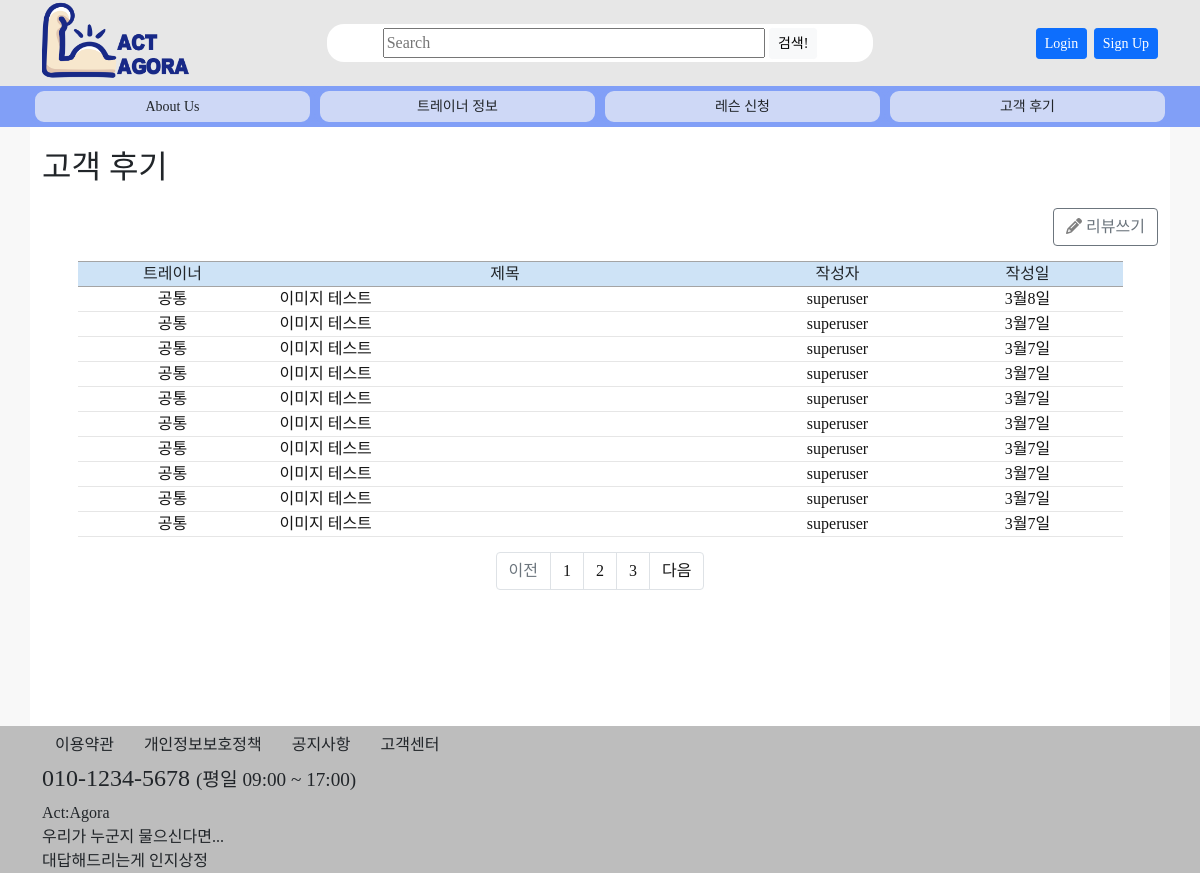
/review/, run on the app's committed database.
### review/models.py (models this page shows, shortened)
class Review(models.Model):
    writer = models.ForeignKey(settings.AUTH_USER_MODEL, null=True, blank=True, on_delete=models.SET_NULL, verbose_name='작성자')
    trainer = models.ForeignKey(Trainer, null=True, blank=True, on_delete=models.SET_NULL, verbose_name='트레이너')
    date = models.DateTimeField(auto_now_add=True, blank=False, verbose_name='작성일')
    genretext = models.CharField(max_length=200, null=True, blank=True)
    genre = models.ManyToManyField(Genre, blank=True, verbose_name='장르')
    tagtext = models.CharField(max_length=200, null=True, blank=True)
    hashtag = models.ManyToManyField(Hashtag, blank=True)
    title = models.CharField(max_length=100, null=True)
    content = models.TextField(null=True, blank=True)
    def get_absolute_url(self):
        return reverse('review:review-detail', args=[str(self.id)])
    class Meta:
        db_table = '리뷰'
        verbose_name = '리뷰'
        verbose_name_plural = '리뷰'

### accounts/models.py (models this page shows)
class User(AbstractBaseUser, PermissionsMixin):
    objects = UserManager()
    user_id = models.CharField(max_length=17, verbose_name="아이디", unique=True)
    password = models.CharField(max_length=256, verbose_name="비밀번호")
    email = models.EmailField(max_length=128, verbose_name="이메일", null=True, unique=True)
    hp = models.IntegerField(verbose_name="핸드폰번호", null=True, unique=True)
    name = models.CharField(max_length=8, verbose_name="이름", null=True)
    level = models.CharField(choices=LEVEL_CHOICES, max_length=18, verbose_name="등급", default=3)
    auth = models.CharField(max_length=10, verbose_name="인증번호", null=True)
    date_joined = models.DateTimeField(auto_now_add=True, verbose_name='가입일', null=True, blank=True)
    is_active = models.BooleanField(default=True)
    is_admin = models.BooleanField(default=False)
    is_staff = models.BooleanField(default=False)
    is_superuser = models.BooleanField(default=False)
    USERNAME_FIELD = 'user_id'
    REQUIRED_FIELDS = ['email']
    def __str__(self):
        return self.user_id
    class Meta:
        db_table = "회원목록"
        verbose_name = "사용자"
        verbose_name_plural = "사용자"

### review/views.py (the view)
# urls.py: path('review/', views.ReviewListView.as_view(), name='reviews'),
class ReviewListView(generic.ListView):
    model = Review
    paginate_by = 10
    template_name = 'review/review_list.html'
    context_object_name = 'review_list'
    def get_queryset(self):
        trainer_list = Review.objects.order_by('-id')
        self.request.session['trainer_id'] = None
        return trainer_list
    def get_context_data(self, **kwargs):
        context = super().get_context_data(**kwargs)
        paginator = context['paginator']
        page_numbers_range = 5
        max_index = len(paginator.page_range)
        page = self.request.GET.get('page')
        current_page = int(page) if page else 1
        start_index = int((current_page - 1) / page_numbers_range) * page_numbers_range
        end_index = start_index + page_numbers_range
        if end_index >= max_index:
            end_index = max_index
        page_range = paginator.page_range[start_index:end_index]
        context['page_range'] = page_range
        return context

### templates/review/review_list.html (shortened to what this page needs)
{% extends 'base.html' %}
{% block contents %}
{% if b %}
<h1>검색 결과</h1>
{% else %}
<h1>고객 후기</h1>
{% endif %}
{% if b %}
<p></p>
{% else %}
<div style="text-align: right">
    <a href="{% url 'review:review-new' %}"><button class="btn btn-outline-secondary"><i class="fas fa-pencil-alt" style="color: gray"></i> 리뷰쓰기</button></a>
</div>
{% endif %}
<div class="row justify-content-center" style="margin-top: 15; margin-bottom: 0">
    <div class="col-3 col-md-2 board-top">트레이너</div>
    <div class="col-6 col-md-5 board-top">제목</div>
    <div class="col-3 col-md-2 board-top">작성자</div>
    <div class="d-none d-md-block col-md-2 board-top">작성일</div>
</div>
{% if page_obj %}
    {% for review in page_obj %}
    <a href="{{ review.get_absolute_url }}">
        <div class="row justify-content-center">
            <div class="col-3 col-md-2 board-content" style="text-align: center">{% if review.trainer %}{{ review.trainer.name }}{% else %}공통{% endif %}</div>
            <div class="col-6 col-md-5 board-content" style="">{{ review.title }}</div>
            <div class="col-3 col-md-2 board-content" style="text-align: center">{{ review.writer }}</div>
            <div class="d-none d-md-block col-md-2 board-content" style="text-align: center">{{ review.date|date:"n월j일" }}</div>
        </div>
    </a>
    {% endfor %}
{% endif %}
{% if is_paginated %}
<ul class="pagination justify-content-center" style="margin-top: 15px">
    {% if page_obj.has_previous %}
    <li class="page-item">
        <a class="page-link" href="?page={{ page_obj.previous_page_number }}"
            tabindex="-1">이전</a>
    </li>
    {% else %}
    <li class="page-item disabled">
        <a class="page-link" href="#" tabindex="-1">이전</a>
    </li>
    {% endif %}
    {% for page in page_range %}
    <li class="page-item {% if page == page_obj.number %} activate {% endif %}">
        <a class="page-link" href="?page={{ page }}">{{ page }}</a>
    </li>
    {% endfor %}
    {% if page_obj.has_next %}
    <li class="page-item">
        <a class="page-link"
            href="?page={{ page_obj.next_page_number }}">다음</a>
    </li>
    {% else %}
    <li class="page-item disabled">
        <a class="page-link" href="#">다음</a>
    </li>
    {% endif %}
</ul>
{% endif %}
{% endblock %}

### static/css/styles.css (style rules this page uses)
body { font-family: NotoSansKR; background-color: #BDBDBD; margin: 0; padding: 0; }
a:link { text-decoration: none; color: #151515; }
button { vertical-align: middle; }
.board-top { text-align: center; border-top: 1px solid #A4A4A4; border-bottom: 1px solid #A4A4A4; background-color: #CEE3F6; }
.board-content { border-bottom: 1px solid #E6E6E6; background-color: white; }

### data on the page
Review: shows "공통", title "이미지 테스트", writer "superuser", date "3월8일"
Review: shows "공통", title "이미지 테스트", writer "superuser", date "3월7일"
Review: shows "공통", title "이미지 테스트", writer "superuser", date "3월7일"
Review: shows "공통", title "이미지 테스트", writer "superuser", date "3월7일"
Review: shows "공통", title "이미지 테스트", writer "superuser", date "3월7일"
Review: shows "공통", title "이미지 테스트", writer "superuser", date "3월7일"
Review: shows "공통", title "이미지 테스트", writer "superuser", date "3월7일"
Review: shows "공통", title "이미지 테스트", writer "superuser", date "3월7일"
Review: shows "공통", title "이미지 테스트", writer "superuser", date "3월7일"
Review: shows "공통", title "이미지 테스트", writer "superuser", date "3월7일"

### other printed values
{{ page }} "1" "2" "3"
